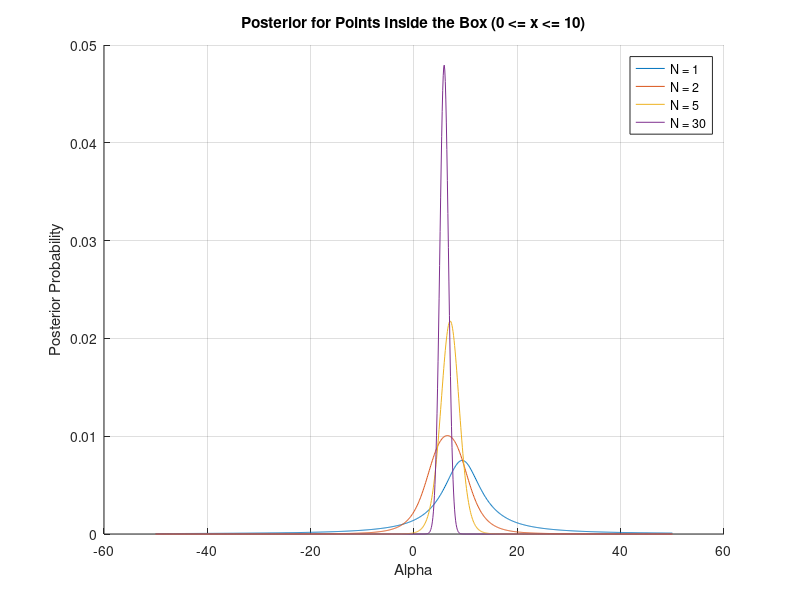
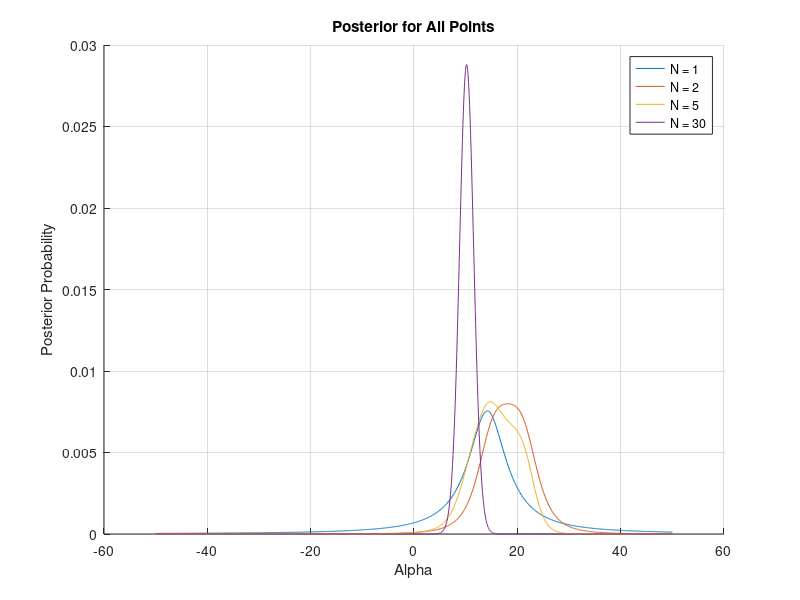

Recreate these plots in MATLAB, in order.
%%%%%%%%%Bayesian Position Inference Scheme%%%%%%%%%%%%
%numbat24.04%
%
% Main function to execute the Bayesian inference and plot results
function BayesianPositionInferenceScheme()
    load('BayesData.mat');

    % Given beta value and alpha range
    beta = 4.5;
    alpha_values = linspace(-50, 50, 1000);

    % Number of measurements to evaluate the posterior
    N_values = [1, 2, 5, 30];

    % Case 1: Points Inside the Box (0 <= x <= 10)
    x_inside_box = x(x >= 0 & x <= 10);
    plot_posterior(x_inside_box, N_values, alpha_values, beta, ...
        'Posterior for Points Inside the Box (0 <= x <= 10)');

    % Case 2: All Points (No Restrictions)
    x_all_points = x; 
    plot_posterior(x_all_points, N_values, alpha_values, beta, 'Posterior for All Points');
end

% Function to calculate the posterior for a given dataset and N points
function posterior_values = calculate_posterior(data, N, alpha_values, beta)
    posterior_values = zeros(size(alpha_values)); % Initialize posterior array
    for i = 1:length(alpha_values)
        alpha = alpha_values(i); % Current alpha value
        likelihood = 1; % Initialize likelihood as 1
        for k = 1:min(N, length(data))
            x_k_val = data(k);
            % Calculate the likelihood for each x_k_val
            likelihood = likelihood * (beta / (pi * (beta^2 + (x_k_val - alpha)^2)));
        end
        posterior_values(i) = likelihood; % Store posterior value
    end
    % Normalize the posterior to sum to 1
    posterior_values = posterior_values / sum(posterior_values);
end

% Function to plot the posterior for different N values
function plot_posterior(data, N_values, alpha_values, beta, title_text)
    figure; % Create new figure
    hold on;
    for N = N_values
        % Calculate posterior for the current N
        posterior_values = calculate_posterior(data, N, alpha_values, beta);
        % Plot the posterior distribution for this N
        plot(alpha_values, posterior_values, 'DisplayName', ['N = ', num2str(N)]);
    end
    xlabel('Alpha');
    ylabel('Posterior Probability');
    title(title_text);
    legend show;
    grid on;
    hold off;
end
